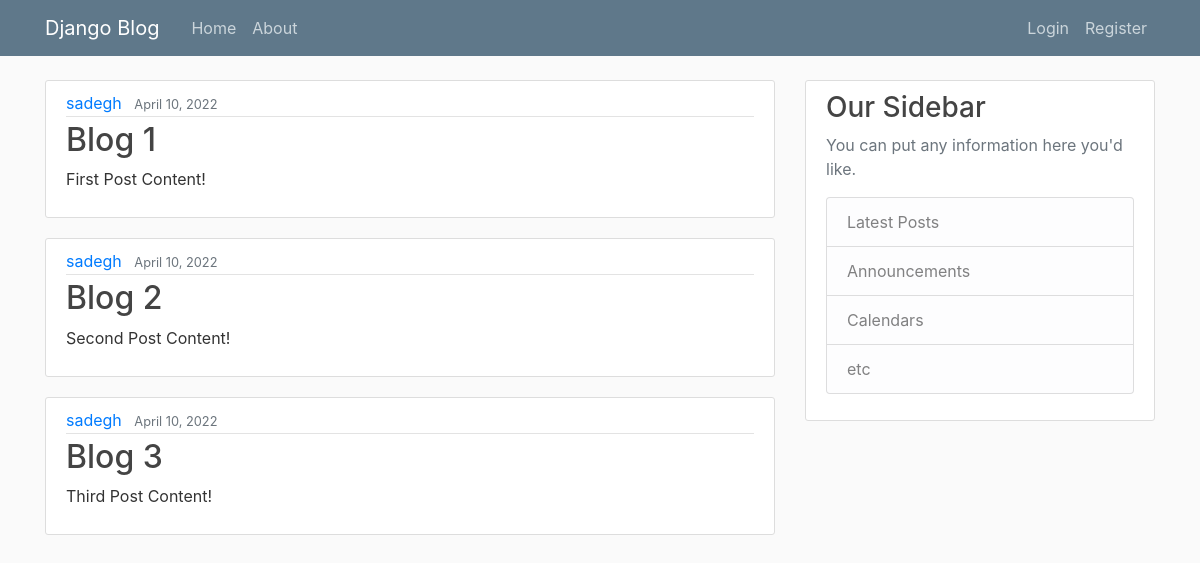
The app's page /, older data.
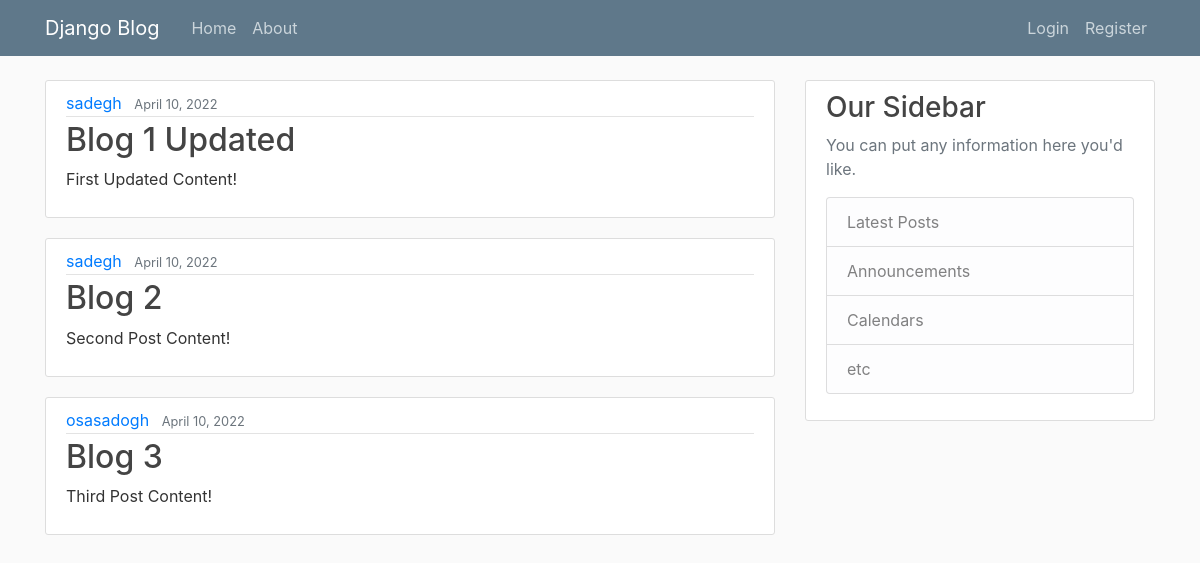
The same page, newer data.
### blog/models.py (models this page shows, shortened)
class Post(models.Model):
    title = models.CharField(max_length=100)
    content = models.TextField()
    date_posted = models.DateTimeField(default=timezone.now)
    author = models.ForeignKey(User, on_delete=models.CASCADE)

### blog/views.py (the view)
# urls.py: path("", views.home, name="blog-home"),
def home(request):
    context = {
        "posts": Post.objects.all(),
    }
    return render(request, "blog/home.html", context)

### blog/templates/blog/home.html
{%extends "blog/base.html" %}
{%block content%}
  {% for post in posts %}
    <article class="media content-section">
      <div class="media-body">
        <div class="article-metadata">
          <a class="mr-2" href="#">{{ post.author }}</a>
          <small class="text-muted">{{ post.date_posted|date:"F d, Y" }}</small>
        </div>
        <h2><a class="article-title" href="#">{{ post.title }}</a></h2>
        <p class="article-content">{{ post.content }}</p>
      </div>
    </article>
  {% endfor %}
{%endblock content%}

Row changes from the older to the newer data that the page shows:
changed Post: title "Blog 1" → "Blog 1 Updated"; content "First Post Content!" → "First Updated Content!"
changed Post "Blog 3": author "sadegh" → "osasadogh"
